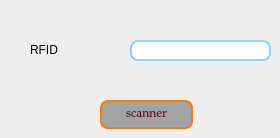
               <widget class="QWidget" name="tab_11">
                <attribute name="title">
                 <string>arduino</string>
                </attribute>
                <widget class="QLineEdit" name="textEdit_uid">
                 <property name="geometry">
                  <rect>
                   <x>130</x>
                   <y>40</y>
                   <width>141</width>
                   <height>21</height>
                  </rect>
                 </property>
                 <property name="styleSheet">
                  <string notr="true">color: rgb(86, 1, 38);
padding: 1px;
border-style: solid;
border: 2px solid  #8ed2ff;
border-radius: 8px;
font-size: 12px;
font-family: Palatino Linotype;</string>
                 </property>
                 <property name="text">
                  <string/>
                 </property>
                </widget>
                <widget class="QLabel" name="label_6">
                 <property name="geometry">
                  <rect>
                   <x>30</x>
                   <y>40</y>
                   <width>63</width>
                   <height>20</height>
                  </rect>
                 </property>
                 <property name="text">
                  <string>RFID</string>
                 </property>
                </widget>
                <widget class="QPushButton" name="connecter">
                 <property name="geometry">
                  <rect>
                   <x>100</x>
                   <y>100</y>
                   <width>93</width>
                   <height>29</height>
                  </rect>
                 </property>
                 <property name="styleSheet">
                  <string notr="true">background-color:#A3A3A3;
color: rgb(86, 1, 38);
padding: 1px;
border-style: solid;
border: 2px solid #f77f00;
border-radius: 8px;
font-size: 12px;
font-family: Palatino Linotype;</string>
                 </property>
                 <property name="text">
                  <string>scanner</string>
                 </property>
                </widget>
               </widget>
